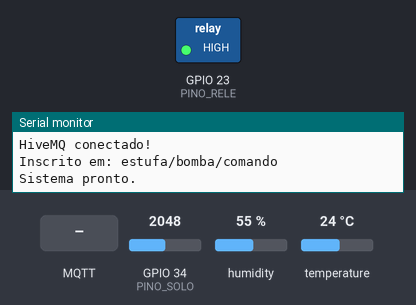
Recording of a sketch running on a simulated ESP32. Shown: switched loads named in the sketch (green lamp = pin HIGH), the last lines printed to the serial monitor. Inputs (shaded band) come from the test bench; at power-on: GPIO 34 (PINO_SOLO) = 2048, humidity 55 %, temperature 24 °C (analog values on the 0–4095 scale). WiFi joins after 1.5 s; servers stay silent unless stated; no MQTT or app messages arrive unless stated.

Above: at 3.7 s.
3.8 s: MQTT message "LIGAR" arrives on the first subscribed topic
At 4.5 s:
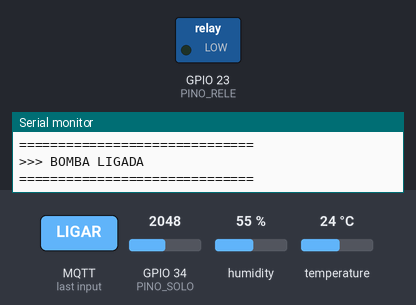
5.3 s: MQTT message "ON" arrives on the first subscribed topic
6.8 s: MQTT message "1" arrives on the first subscribed topic
Timing chart, 0 to 9.8 s (numbered marks = the images above; inputs shaded):
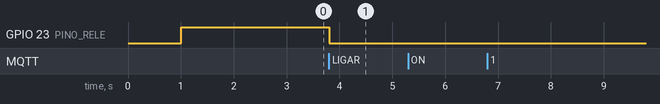

Measured:
- after the input at 3.8 s, GPIO 23 (PINO_RELE): HIGH → LOW at once

The sketch:

sketch_sep28c.ino
```cpp
// ============================================================
// ESP32 - ESTUFA / IRRIGACAO COM HIVEMQ
// ============================================================
//
// Sensores:
// - DHT11: temperatura e umidade do ar
// - Sensor de umidade do solo FC-28
//
// Atuador:
// - Rele 5V
// - Bomba 12V
//
// MQTT:
// - HiveMQ Cloud
//
// ------------------------------------------------------------
// PINAGEM
//
// FC-28 AO  -> GPIO 34
// DHT11     -> GPIO 26
// Rele IN   -> GPIO 23
//
// ============================================================

#include <WiFi.h>
#include <WiFiClientSecure.h>
#include <PubSubClient.h>
#include <DHT.h>

// ============================================================
// 1. WIFI
// ============================================================

const char* WIFI_SSID  = "SUA_REDE_WIFI";
const char* WIFI_SENHA = "SUA_SENHA_WIFI";

// ============================================================
// 2. HIVEMQ CLOUD
// ============================================================

const char* MQTT_SERVIDOR =
  "d5010d2de7ff4182bd09c7fde4c243e5.s1.eu.hivemq.cloud";

const int MQTT_PORTA = 8883;

const char* MQTT_USUARIO = "thalita";
const char* MQTT_SENHA   = "123456789";

// ============================================================
// 3. PINAGEM
// ============================================================

#define PINO_SOLO 34
#define PINO_DHT 26
#define PINO_RELE 23

#define TIPO_DHT DHT11

// ============================================================
// 4. RELE
// ============================================================

// A maioria dos modulos de rele trabalha em LOW.
//
// LOW  = ligado
// HIGH = desligado

#define RELE_LIGADO LOW
#define RELE_DESLIGADO HIGH

bool bombaLigada = false;

// ============================================================
// 5. SENSOR DHT
// ============================================================

DHT dht(PINO_DHT, TIPO_DHT);

// ============================================================
// 6. CALIBRACAO SENSOR DE SOLO
// ============================================================
//
// AJUSTE estes valores de acordo com o seu sensor.
//
// Exemplo:
// Seco    = 3500
// Molhado = 1300
//
// Veja a leitura no Monitor Serial para calibrar.

int VALOR_SOLO_SECO = 3500;
int VALOR_SOLO_MOLHADO = 1300;

// ============================================================
// 7. TOPICOS MQTT
// ============================================================

// ---------- Sensores ----------

const char* TOPICO_TEMPERATURA =
  "estufa/sensor/temperatura";

const char* TOPICO_UMIDADE_AR =
  "estufa/sensor/umidade_ar";

const char* TOPICO_UMIDADE_SOLO =
  "estufa/sensor/umidade_solo";

const char* TOPICO_SOLO_ADC =
  "estufa/sensor/solo_adc";

// ---------- Bomba ----------

const char* TOPICO_BOMBA_COMANDO =
  "estufa/bomba/comando";

const char* TOPICO_BOMBA_STATUS =
  "estufa/bomba/status";

// ---------- ESP32 ----------

const char* TOPICO_ESP_STATUS =
  "estufa/esp/status";

const char* TOPICO_RSSI =
  "estufa/esp/rssi";

const char* TOPICO_UPTIME =
  "estufa/esp/uptime";

// ---------- Dados completos ----------

const char* TOPICO_DADOS =
  "estufa/dados";

// ============================================================
// 8. MQTT
// ============================================================

WiFiClientSecure wifiClient;
PubSubClient mqtt(wifiClient);

// ============================================================
// 9. TEMPORIZADORES
// ============================================================

unsigned long ultimoEnvio = 0;

// Envia dados a cada 5 segundos
const unsigned long INTERVALO_ENVIO = 5000;

// ============================================================
// 10. LIGAR BOMBA
// ============================================================

void ligarBomba() {

  digitalWrite(PINO_RELE, RELE_LIGADO);

  bombaLigada = true;

  Serial.println();
  Serial.println("==============================");
  Serial.println(">>> BOMBA LIGADA");
  Serial.println("==============================");

  if (mqtt.connected()) {

    mqtt.publish(
      TOPICO_BOMBA_STATUS,
      "LIGADA",
      true
    );
  }
}

// ============================================================
// 11. DESLIGAR BOMBA
// ============================================================

void desligarBomba() {

  digitalWrite(PINO_RELE, RELE_DESLIGADO);

  bombaLigada = false;

  Serial.println();
  Serial.println("==============================");
  Serial.println(">>> BOMBA DESLIGADA");
  Serial.println("==============================");

  if (mqtt.connected()) {

    mqtt.publish(
      TOPICO_BOMBA_STATUS,
      "DESLIGADA",
      true
    );
  }
}

// ============================================================
// 12. LEITURA DO SOLO
// ============================================================

int lerSoloADC() {

  long soma = 0;

  const int quantidadeLeituras = 10;

  for (int i = 0; i < quantidadeLeituras; i++) {

    soma += analogRead(PINO_SOLO);

    delay(5);
  }

  return soma / quantidadeLeituras;
}

// ============================================================
// 13. CONVERTER SOLO PARA PORCENTAGEM
// ============================================================

int calcularUmidadeSolo(int valorADC) {

  int porcentagem = map(
    valorADC,
    VALOR_SOLO_SECO,
    VALOR_SOLO_MOLHADO,
    0,
    100
  );

  porcentagem = constrain(
    porcentagem,
    0,
    100
  );

  return porcentagem;
}

// ============================================================
// 14. CALLBACK MQTT
// ============================================================
//
// Esta funcao recebe mensagens enviadas pelo celular.
//
// Topico:
//
// estufa/bomba/comando
//
// Mensagens aceitas:
//
// LIGAR
// DESLIGAR
//
// Tambem:
// ON
// OFF
// 1
// 0
//
// ============================================================

void callback(
  char* topic,
  byte* payload,
  unsigned int length
) {

  String mensagem = "";

  for (unsigned int i = 0; i < length; i++) {

    mensagem += (char)payload[i];
  }

  mensagem.trim();
  mensagem.toUpperCase();

  Serial.println();
  Serial.println("========== MQTT RECEBIDO ==========");

  Serial.print("Topico: ");
  Serial.println(topic);

  Serial.print("Mensagem: ");
  Serial.println(mensagem);

  Serial.println("===================================");

  // ==========================================================
  // COMANDO DA BOMBA
  // ==========================================================

  if (String(topic) == TOPICO_BOMBA_COMANDO) {

    if (
      mensagem == "LIGAR" ||
      mensagem == "ON" ||
      mensagem == "1"
    ) {

      ligarBomba();
    }

    else if (
      mensagem == "DESLIGAR" ||
      mensagem == "OFF" ||
      mensagem == "0"
    ) {

      desligarBomba();
    }

    else {

      Serial.println("Comando MQTT desconhecido.");
    }
  }
}

// ============================================================
// 15. CONECTAR AO WIFI
// ============================================================

void conectarWiFi() {

  if (WiFi.status() == WL_CONNECTED) {
    return;
  }

  Serial.println();
  Serial.println("==============================");
  Serial.println("CONECTANDO AO WIFI");
  Serial.println("==============================");

  Serial.print("Rede: ");
  Serial.println(WIFI_SSID);

  WiFi.mode(WIFI_STA);

  WiFi.begin(
    WIFI_SSID,
    WIFI_SENHA
  );

  int tentativas = 0;

  while (
    WiFi.status() != WL_CONNECTED &&
    tentativas < 40
  ) {

    delay(500);

    Serial.print(".");

    tentativas++;
  }

  Serial.println();

  if (WiFi.status() == WL_CONNECTED) {

    Serial.println();
    Serial.println("WIFI CONECTADO!");

    Serial.print("IP: ");
    Serial.println(WiFi.localIP());

    Serial.print("RSSI: ");
    Serial.print(WiFi.RSSI());
    Serial.println(" dBm");
  }

  else {

    Serial.println("Falha ao conectar no WiFi.");
  }
}

// ============================================================
// 16. CONECTAR AO HIVEMQ
// ============================================================

void conectarMQTT() {

  if (mqtt.connected()) {
    return;
  }

  Serial.println();
  Serial.println("==============================");
  Serial.println("CONECTANDO AO HIVEMQ");
  Serial.println("==============================");

  String clienteID = "ESP32-ESTUFA-";

  clienteID += String(
    (uint32_t)(ESP.getEfuseMac() & 0xFFFFFFFF),
    HEX
  );

  Serial.print("Cliente MQTT: ");
  Serial.println(clienteID);

  bool conectado = mqtt.connect(
    clienteID.c_str(),
    MQTT_USUARIO,
    MQTT_SENHA,

    // Last Will Topic
    TOPICO_ESP_STATUS,

    // QoS
    1,

    // Retain
    true,

    // Mensagem caso caia
    "OFFLINE"
  );

  if (conectado) {

    Serial.println("HiveMQ conectado!");

    // ESP online
    mqtt.publish(
      TOPICO_ESP_STATUS,
      "ONLINE",
      true
    );

    // Estado atual da bomba
    mqtt.publish(
      TOPICO_BOMBA_STATUS,
      bombaLigada ? "LIGADA" : "DESLIGADA",
      true
    );

    // Recebe comandos
    mqtt.subscribe(
      TOPICO_BOMBA_COMANDO
    );

    Serial.print("Inscrito em: ");
    Serial.println(TOPICO_BOMBA_COMANDO);
  }

  else {

    Serial.print("Erro MQTT: ");
    Serial.println(mqtt.state());
  }
}

// ============================================================
// 17. ENVIAR DADOS PARA O HIVEMQ
// ============================================================

void enviarDados() {

  // ----------------------------------------------------------
  // DHT11
  // ----------------------------------------------------------

  float temperatura = dht.readTemperature();
  float umidadeAr = dht.readHumidity();

  // ----------------------------------------------------------
  // SOLO
  // ----------------------------------------------------------

  int soloADC = lerSoloADC();

  int umidadeSolo =
    calcularUmidadeSolo(soloADC);

  // ----------------------------------------------------------
  // SERIAL
  // ----------------------------------------------------------

  Serial.println();
  Serial.println("========================================");
  Serial.println("            LEITURA SENSORES");
  Serial.println("========================================");

  // Temperatura

  if (!isnan(temperatura)) {

    Serial.print("Temperatura: ");
    Serial.print(temperatura, 1);
    Serial.println(" C");
  }

  else {

    Serial.println("Temperatura: ERRO DHT11");
  }

  // Umidade do ar

  if (!isnan(umidadeAr)) {

    Serial.print("Umidade do ar: ");
    Serial.print(umidadeAr, 1);
    Serial.println(" %");
  }

  else {

    Serial.println("Umidade do ar: ERRO DHT11");
  }

  // Solo

  Serial.print("Solo ADC: ");
  Serial.println(soloADC);

  Serial.print("Umidade do solo: ");
  Serial.print(umidadeSolo);
  Serial.println(" %");

  // Bomba

  Serial.print("Bomba: ");

  if (bombaLigada) {

    Serial.println("LIGADA");

  }

  else {

    Serial.println("DESLIGADA");
  }

  // WiFi

  Serial.print("WiFi RSSI: ");
  Serial.print(WiFi.RSSI());
  Serial.println(" dBm");

  Serial.println("========================================");

  // ==========================================================
  // PUBLICAR MQTT
  // ==========================================================

  if (!mqtt.connected()) {

    Serial.println("MQTT desconectado.");

    return;
  }

  // ----------------------------------------------------------
  // TEMPERATURA
  // ----------------------------------------------------------

  if (!isnan(temperatura)) {

    char tempString[10];

    dtostrf(
      temperatura,
      1,
      1,
      tempString
    );

    mqtt.publish(
      TOPICO_TEMPERATURA,
      tempString,
      true
    );
  }

  // ----------------------------------------------------------
  // UMIDADE DO AR
  // ----------------------------------------------------------

  if (!isnan(umidadeAr)) {

    char umidadeString[10];

    dtostrf(
      umidadeAr,
      1,
      1,
      umidadeString
    );

    mqtt.publish(
      TOPICO_UMIDADE_AR,
      umidadeString,
      true
    );
  }

  // ----------------------------------------------------------
  // UMIDADE DO SOLO
  // ----------------------------------------------------------

  String soloString =
    String(umidadeSolo);

  mqtt.publish(
    TOPICO_UMIDADE_SOLO,
    soloString.c_str(),
    true
  );

  // ----------------------------------------------------------
  // ADC SOLO
  // ----------------------------------------------------------

  String adcString =
    String(soloADC);

  mqtt.publish(
    TOPICO_SOLO_ADC,
    adcString.c_str(),
    true
  );

  // ----------------------------------------------------------
  // BOMBA
  // ----------------------------------------------------------

  mqtt.publish(
    TOPICO_BOMBA_STATUS,
    bombaLigada ? "LIGADA" : "DESLIGADA",
    true
  );

  // ----------------------------------------------------------
  // RSSI
  // ----------------------------------------------------------

  String rssiString =
    String(WiFi.RSSI());

  mqtt.publish(
    TOPICO_RSSI,
    rssiString.c_str(),
    true
  );

  // ----------------------------------------------------------
  // UPTIME
  // ----------------------------------------------------------

  unsigned long uptime =
    millis() / 1000;

  String uptimeString =
    String(uptime);

  mqtt.publish(
    TOPICO_UPTIME,
    uptimeString.c_str(),
    true
  );

  // ==========================================================
  // JSON COM TODOS OS DADOS
  // ==========================================================

  String json = "{";

  // Temperatura

  json += "\"temperatura\":";

  if (!isnan(temperatura)) {

    json += String(temperatura, 1);

  }

  else {

    json += "null";
  }

  // Umidade ar

  json += ",\"umidade_ar\":";

  if (!isnan(umidadeAr)) {

    json += String(umidadeAr, 1);

  }

  else {

    json += "null";
  }

  // Solo %

  json += ",\"umidade_solo\":";
  json += String(umidadeSolo);

  // Solo ADC

  json += ",\"solo_adc\":";
  json += String(soloADC);

  // Bomba

  json += ",\"bomba\":\"";

  if (bombaLigada) {

    json += "LIGADA";

  }

  else {

    json += "DESLIGADA";
  }

  json += "\"";

  // RSSI

  json += ",\"rssi\":";
  json += String(WiFi.RSSI());

  // Uptime

  json += ",\"uptime\":";
  json += String(uptime);

  json += "}";

  // ----------------------------------------------------------
  // PUBLICAR JSON
  // ----------------------------------------------------------

  mqtt.publish(
    TOPICO_DADOS,
    json.c_str(),
    true
  );

  Serial.println();
  Serial.println("JSON enviado:");

  Serial.println(json);

  Serial.println();
  Serial.println("Dados enviados para o HiveMQ.");
}

// ============================================================
// 18. SETUP
// ============================================================

void setup() {

  Serial.begin(115200);

  delay(1000);

  Serial.println();
  Serial.println("========================================");
  Serial.println("       ESTUFA ESP32 + HIVEMQ");
  Serial.println("========================================");

  // ==========================================================
  // RELE
  // ==========================================================

  pinMode(
    PINO_RELE,
    OUTPUT
  );

  // Comeca obrigatoriamente desligada

  digitalWrite(
    PINO_RELE,
    RELE_DESLIGADO
  );

  bombaLigada = false;

  // ==========================================================
  // SENSOR SOLO
  // ==========================================================

  pinMode(
    PINO_SOLO,
    INPUT
  );

  analogReadResolution(12);

  // ==========================================================
  // DHT
  // ==========================================================

  dht.begin();

  // ==========================================================
  // WIFI
  // ==========================================================

  conectarWiFi();

  // ==========================================================
  // TLS
  // ==========================================================
  //
  // Utilizado para simplificar o teste com HiveMQ Cloud.
  //

  wifiClient.setInsecure();

  // ==========================================================
  // MQTT
  // ==========================================================

  mqtt.setServer(
    MQTT_SERVIDOR,
    MQTT_PORTA
  );

  mqtt.setCallback(
    callback
  );

  mqtt.setBufferSize(1024);

  conectarMQTT();

  Serial.println();
  Serial.println("Sistema pronto.");
}

// ============================================================
// 19. LOOP
// ============================================================

void loop() {

  // ==========================================================
  // WIFI
  // ==========================================================

  if (
    WiFi.status() != WL_CONNECTED
  ) {

    conectarWiFi();
  }

  // ==========================================================
  // MQTT
  // ==========================================================

  if (
    WiFi.status() == WL_CONNECTED &&
    !mqtt.connected()
  ) {

    conectarMQTT();
  }

  mqtt.loop();

  // ==========================================================
  // ENVIO DOS SENSORES
  // ==========================================================

  if (
    millis() - ultimoEnvio
    >= INTERVALO_ENVIO
  ) {

    ultimoEnvio = millis();

    enviarDados();
  }

  delay(10);
}
```
